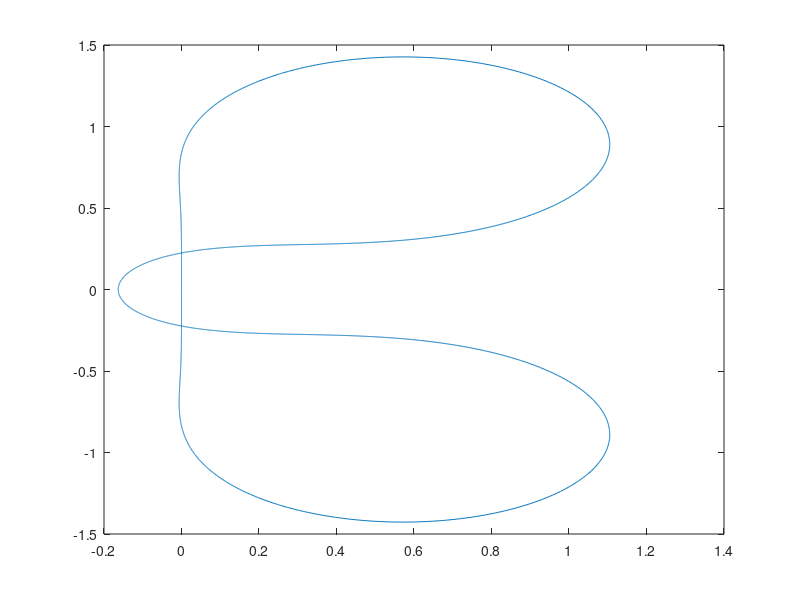

Recreate this plot in MATLAB.
%Plot the h1,h2 by the boundary locus method 
clear
format long;
s=0:0.001:2*pi;
h_1=(720*((exp(5i*s))-exp(4i*s)))./(1901*exp(4i*s)-2774*exp(3i*s)+2616*exp(2i*s)-1274*exp(i*s)+251);

%plot h
plot(h_1);

